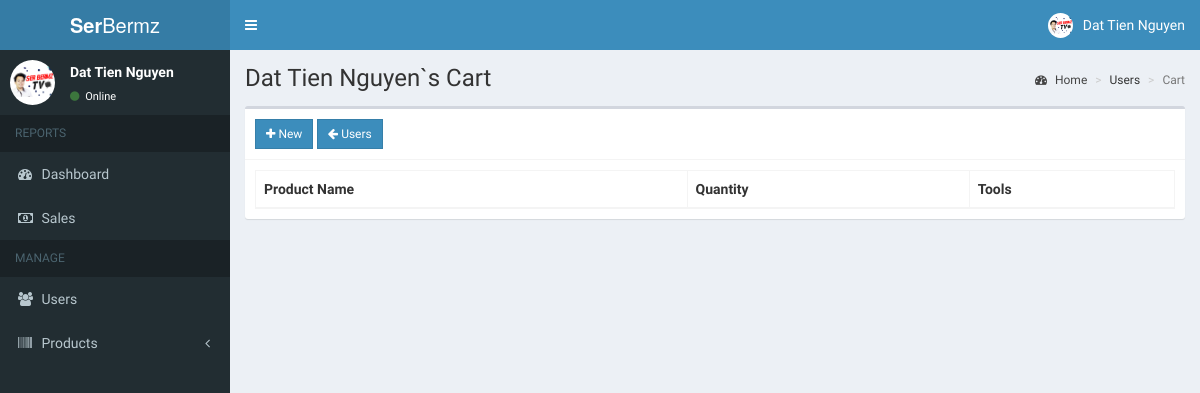
Page /admin/cart.php?user=1 (signed in) on the committed database.
### tables this page shows
CREATE TABLE `users` (
  `id` int(11) NOT NULL,
  `email` varchar(200) NOT NULL,
  `password` varchar(60) NOT NULL,
  `type` int(1) NOT NULL,
  `firstname` varchar(50) NOT NULL,
  `lastname` varchar(50) NOT NULL,
  `address` text NOT NULL,
  `contact_info` varchar(100) NOT NULL,
  `photo` varchar(200) NOT NULL,
  `status` int(1) NOT NULL,
  `activate_code` varchar(15) NOT NULL,
  `reset_code` varchar(15) NOT NULL,
  `created_on` date NOT NULL
);

### admin/includes/session.php (called while the page is built, shortened)
<?php
	include '../includes/conn.php';
	$conn = $pdo->open();
	$stmt = $conn->prepare("SELECT * FROM users WHERE id=:id");
	$stmt->execute(['id'=>$_SESSION['admin']]);
	$admin = $stmt->fetch();
?>

### admin/cart.php (the view, shortened to what this page needs)
<?php include 'includes/session.php'; ?>
<?php
  if(!isset($_GET['user'])){
    header('location: users.php');
    exit();
  }
  else{
    $conn = $pdo->open();
    $stmt = $conn->prepare("SELECT * FROM users WHERE id=:id");
    $stmt->execute(['id'=>$_GET['user']]);
    $user = $stmt->fetch();
  }
?>
<?php include 'includes/header.php'; ?>
<body class="hold-transition skin-blue sidebar-mini">
<div class="wrapper">
  <?php include 'includes/navbar.php'; ?>
  <?php include 'includes/menubar.php'; ?>
  <div class="content-wrapper">
    <section class="content-header">
      <h1>
        <?php echo $user['firstname'].' '.$user['lastname'].'`s Cart' ?>
      </h1>
      <ol class="breadcrumb">
        <li><a href="#"><i class="fa fa-dashboard"></i> Home</a></li>
        <li>Users</li>
        <li class="active">Cart</li>
      </ol>
    </section>
    <section class="content">
      <div class="row">
        <div class="col-xs-12">
          <div class="box">
            <div class="box-header with-border">
              <a href="#addnew" data-toggle="modal" id="add" data-id="<?php echo $user['id']; ?>" class="btn btn-primary btn-sm btn-flat"><i class="fa fa-plus"></i> New</a>
              <a href="users.php" class="btn btn-sm btn-primary btn-flat"><i class="fa fa-arrow-left"></i> Users</a>
            </div>
            <div class="box-body">
              <table id="example1" class="table table-bordered">
                <thead>
                  <th>Product Name</th>
                  <th>Quantity</th>
                  <th>Tools</th>
                </thead>
              </table>
            </div>
          </div>
        </div>
      </div>
    </section>
  </div>
</div>
</body>
</html>

### admin/includes/navbar.php (shortened to what this page needs)
<header class="main-header">
  <a href="#" class="logo">
    <span class="logo-lg"><b>Ser</b>Bermz</span>
  </a>
  <nav class="navbar navbar-static-top">
    <a href="#" class="sidebar-toggle" data-toggle="push-menu" role="button">
    </a>
    <div class="navbar-custom-menu">
      <ul class="nav navbar-nav">
        <li class="dropdown user user-menu">
          <a href="#" class="dropdown-toggle" data-toggle="dropdown">
            <img src="<?php echo (!empty($admin['photo'])) ? '../images/'.$admin['photo'] : '../images/profile.jpg'; ?>" class="user-image" alt="User Image">
            <span class="hidden-xs"><?php echo $admin['firstname'].' '.$admin['lastname']; ?></span>
          </a>
        </li>
      </ul>
    </div>
  </nav>
</header>

### admin/includes/menubar.php (shortened to what this page needs)
<aside class="main-sidebar">
  <section class="sidebar">
    <div class="user-panel">
      <div class="pull-left image">
        <img src="<?php echo (!empty($admin['photo'])) ? '../images/'.$admin['photo'] : '../images/profile.jpg'; ?>" class="img-circle" alt="User Image">
      </div>
      <div class="pull-left info">
        <p><?php echo $admin['firstname'].' '.$admin['lastname']; ?></p>
        <a><i class="fa fa-circle text-success"></i> Online</a>
      </div>
    </div>
    <ul class="sidebar-menu" data-widget="tree">
      <li class="header">REPORTS</li>
      <li><a href="home.php"><i class="fa fa-dashboard"></i> <span>Dashboard</span></a></li>
      <li><a href="sales.php"><i class="fa fa-money"></i> <span>Sales</span></a></li>
      <li class="header">MANAGE</li>
      <li><a href="users.php"><i class="fa fa-users"></i> <span>Users</span></a></li>
      <li class="treeview">
        <a href="#">
          <i class="fa fa-barcode"></i>
          <span>Products</span>
          <span class="pull-right-container">
            <i class="fa fa-angle-left pull-right"></i>
          </span>
        </a>
      </li>
    </ul>
  </section>
</aside>

### rows in the picture
users: photo (picture), firstname "Dat", lastname "Tien Nguyen"
